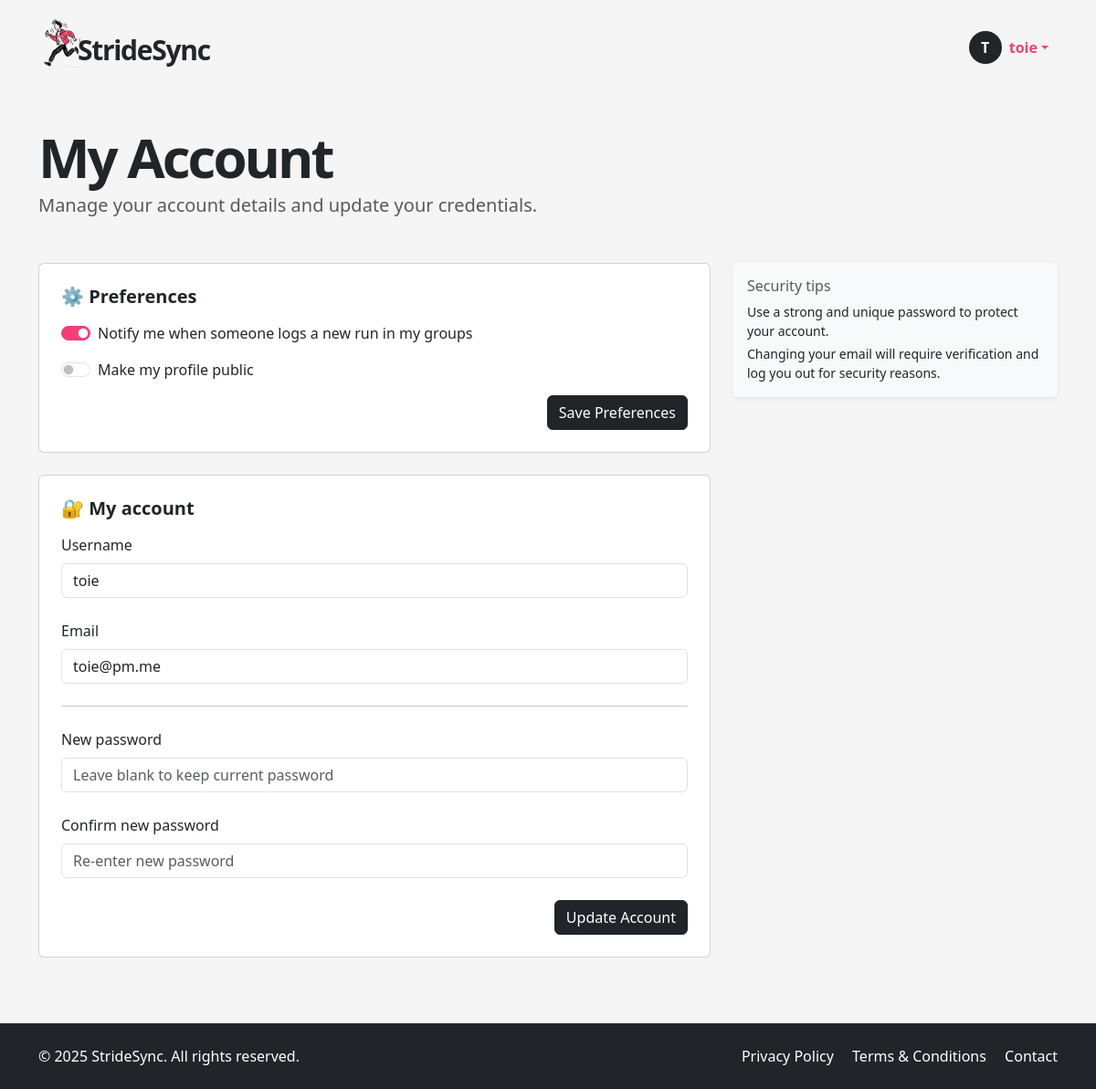
/my-account (signed in), run on the app's committed database.
### app/models.py (models this page shows, shortened)
class User(UserMixin, db.Model):
    __tablename__ = "users"
    id = sa.Column(sa.Integer, primary_key=True)
    email = sa.Column(sa.String(120), unique=True, nullable=False, index=True)
    password_hash = sa.Column(sa.String(256))
    username = sa.Column(sa.String(64), unique=True, nullable=False, index=True)
    role = sa.Column(sa.Enum(UserRole), default=UserRole.USER, nullable=False)
    is_verified = sa.Column(sa.Boolean, default=False)
    verification_token = sa.Column(sa.String(128), nullable=False, default=lambda: secrets.token_urlsafe(32))
    unit_preference = Column(String(2), default='km')  # 'km' or 'mi'
    notify_group_activity = Column(Boolean, default=True)
    is_public_profile = Column(Boolean, default=False)
    reset_token = db.Column(db.String, nullable=True)
    reset_token_expiry = db.Column(db.DateTime, nullable=True)
    runs = so.relationship("Run", back_populates="user", cascade="all, delete-orphan")
    groups = so.relationship("Group", secondary=user_groups, back_populates="members")
    admin_of_groups = so.relationship("Group", secondary=group_admins, back_populates="admins")

### app/routes.py (the view)
@app.route('/my-account', methods=['GET', 'POST'])
@login_required
def my_account():
    user = current_user
    if request.method == 'POST':
        form = AccountForm()
        if form.validate_on_submit():
            updated = False
            username = form.username.data.strip()
            email = form.email.data.strip().lower()
            password = form.password.data.strip()
            changed_username = username.lower() != user.username.lower()
            changed_email = email != user.email
            changed_password = bool(password)
            if changed_username:
                existing = db.session.scalar(
                    sa.select(User).where(
                        sa.func.lower(User.username) == username.lower(),
                        User.id != user.id
                    )
                )
                if existing:
                    flash("Username is already taken.", "warning")
                    return redirect(url_for('my_account'))
                user.username = username
                updated = True
            if changed_email:
                existing = db.session.scalar(
                    sa.select(User).where(
                        User.email == email,
                        User.id != user.id
                    )
                )
                if existing:
                    flash("Email is already registered.", "warning")
                    return redirect(url_for('my_account'))
                user.email = email
                user.is_verified = False
                user.verification_token = secrets.token_urlsafe(32)
                db.session.commit()
                send_verification_email(user)
                flash("Email updated. Please verify your new address.", "info")
                logout_user()
                return redirect(url_for('login'))
            if changed_password:
                user.set_password(password)
                flash("Password updated successfully.", "success")
                updated = True
            if updated:
                db.session.commit()
                flash("Account updated.", "success")
            else:
                flash("No changes made.", "info")
            return redirect(url_for('my_account'))
        else:
            flash("Please correct the errors below.", "danger")
            print("Form errors:", form.errors)
    else:
        form = AccountForm(obj=user)
    return render_template("my_account.html", form=form, user=user)

### app/forms.py
class AccountForm(FlaskForm):
    username = StringField('Username', validators=[
        DataRequired(message='Let us know what we should call you!'),
        Length(min=4, max=64, message='Choose a different username (min 4 characters).')
    ])
    email = StringField('Email', validators=[
        DataRequired(message='Email address is required.'),
        Email(message='Please enter a valid email address.'),
        Length(max=120)
    ])
    password = PasswordField('New password', validators=[
        Optional(),
        Length(min=6, message="Password must be at least 6 characters.")
    ])
    password2 = PasswordField('Confirm new password', validators=[
        Optional(),
        EqualTo('password', message="Passwords don't match.")
    ])
    submit = SubmitField("Update Account")

### app/models.py (called while the page is built)
@login.user_loader
def load_user(id):
    return db.session.get(User, int(id))

### app/templates/my_account.html (shortened to what this page needs)
{% extends "base.html" %}
{% block content %}
<div class="container py-5">
  <h1 class="display-4 fw-bold hero-title">My Account</h1>
  <p class="lead text-muted mb-5">
    Manage your account details and update your credentials.
  </p>
  <div class="row">
    <div class="col-md-8">
      <div class="card p-4 mb-4 bg-white">
        <h5 class="fw-bold mb-3">⚙️ Preferences</h5>
        <form method="POST" action="{{ url_for('update_preferences') }}">
          <div class="form-check form-switch mb-3">
            <input class="form-check-input" type="checkbox" name="notify_group_activity" id="notifyGroupActivity"
              {% if current_user.notify_group_activity %}checked{% endif %}>
              <label class="form-check-label" for="notifyGroupActivity">
              Notify me when someone logs a new run in my groups
            </label>
          </div>
          <div class="form-check form-switch mb-3">
            <input class="form-check-input" type="checkbox" name="is_public_profile" id="isPublicProfile"
              {% if current_user.is_public_profile %}checked{% endif %}>
            <label class="form-check-label" for="isPublicProfile">
              Make my profile public
            </label>
          </div>
          <div class="text-end">
            <button type="submit" class="btn btn-dark">Save Preferences</button>
          </div>
        </form>
      </div>
      <div class="card p-4 bg-white">
        <h5 class="fw-bold mb-3">🔐 My account</h5>
        <form method="POST">
          <div class="mb-4">
            {{ form.username.label(class="form-label") }}
            {{ form.username(class="form-control") }}
          </div>
          <div class="mb-4">
            {{ form.email.label(class="form-label") }}
            {{ form.email(class="form-control", value=form.email.data or user.email) }}
          </div>
          <hr class="my-4">
          <div class="mb-4">
            {{ form.password.label(class="form-label") }}
            {{ form.password(class="form-control", placeholder="Leave blank to keep current password") }}
          </div>
          <div class="mb-4">
            {{ form.password2.label(class="form-label") }}
            {{ form.password2(class="form-control", placeholder="Re-enter new password") }}
          </div>
          <div class="text-end">
            {{ form.submit(class="btn btn-dark") }}
          </div>
        </form>
      </div>
    </div>
    <div class="col-md-4 d-none d-md-block">
      <div class="card shadow-sm bg-light border-0 p-3">
        <h6 class="text-muted mb-2">Security tips</h6>
        <p class="small mb-1">
          Use a strong and unique password to protect your account.
        </p>
        <p class="small mb-0">
          Changing your email will require verification and log you out for security reasons.
        </p>
      </div>
    </div>
  </div>
</div>
{% endblock %}

### app/templates/base.html (shortened to what this page needs)
<!DOCTYPE html>
<html lang="en">
<head>
  <link href="https://cdn.jsdelivr.net/npm/bootstrap@5.3.6/dist/css/bootstrap.min.css" rel="stylesheet">
  <link href="https://cdn.jsdelivr.net/npm/bootstrap-icons@1.10.5/font/bootstrap-icons.css" rel="stylesheet">
  <link rel="stylesheet" href="{{ url_for('static', filename='style.css') }}">
</head>
<body>
  <header>
    <nav class="navbar">
      <div class="container d-flex justify-content-between align-items-center py-2">
        <a href="/index" class="text-decoration-none logo-container d-flex align-items-center">
          <img src="{{ url_for('static', filename='img/icon.png') }}" width="50px" style="margin-right: -15px !important;" alt="StrideSync logo">
          <p class="logo mb-0 ms-2">StrideSync</p>
        </a>
        <ul class="navbar-nav flex-row align-items-center mb-0 menubox">
          {% if current_user.is_anonymous %}
            <li class="nav-item">
              <a class="btn btn-dark px-4" href="{{ url_for('login') }}">LOGIN</a>
            </li>
          {% else %}
            <li class="nav-item dropdown">
              <a class="nav-link dropdown-toggle d-flex align-items-center" href="#" id="userDropdown" role="button" data-bs-toggle="dropdown" aria-expanded="false">
                <div class="avatar-circle bg-dark text-white rounded-circle d-flex justify-content-center align-items-center me-2" style="width: 36px; height: 36px; font-weight: bold;">
                  {{ current_user.username[0]|upper }}
                </div>
                <span class="fw-semibold text-truncate d-inline-block username-truncate" title="{{ current_user.username }}">
                  {{ current_user.username }}
                </span>
              </a>
            </li>
          {% endif %}
        </ul>
      </div>
    </nav>
  </header>
  <main>
    {% block content %}{% endblock %}
  </main>
  <footer class="bg-dark text-white py-4">
    <div class="container d-flex flex-column flex-md-row justify-content-between align-items-center">
      <div class="mb-2 mb-md-0">
        &copy; 2025 StrideSync. All rights reserved.
      </div>
      <div>
        <a href="/privacy" class="text-white text-decoration-none me-3">Privacy Policy</a>
        <a href="/terms" class="text-white text-decoration-none me-3">Terms & Conditions</a>
        <a href="/contact" class="text-white text-decoration-none">Contact</a>
      </div>
    </div>
  </footer>
</body>
</html>

### app/static/style.css (style rules this page uses)
html, body { height: 100%; margin: 0; display: flex; flex-direction: column; scroll-behavior: smooth; }
body { background-color: #f5f5f5; }
main { flex: 1; }
a { color: #f33e78; }
.logo { font-size: 30px; font-weight: 700; letter-spacing: -1.3px; margin-top: 15px; }
.logo-container { color: unset; }
.hero-title { font-weight: 900 !important; font-size: 60px; letter-spacing: -3px; line-height: 60px; }
.nav-link { color: #f33e78 !important; }
.menubox { margin-top: 10px; margin-right: 10px; }
footer { background-color: #333; }
.bg-white { background-color: #ffffff !important; }
.username-truncate { max-width: 100px; overflow: hidden; text-overflow: ellipsis; white-space: nowrap; vertical-align: middle; }
.form-check-input:checked { background-color: #f33e78; border-color: #f33e78; }

### data on the page
User: username "T", username "toie", notify_group_activity "☑", email "toie@pm.me"
